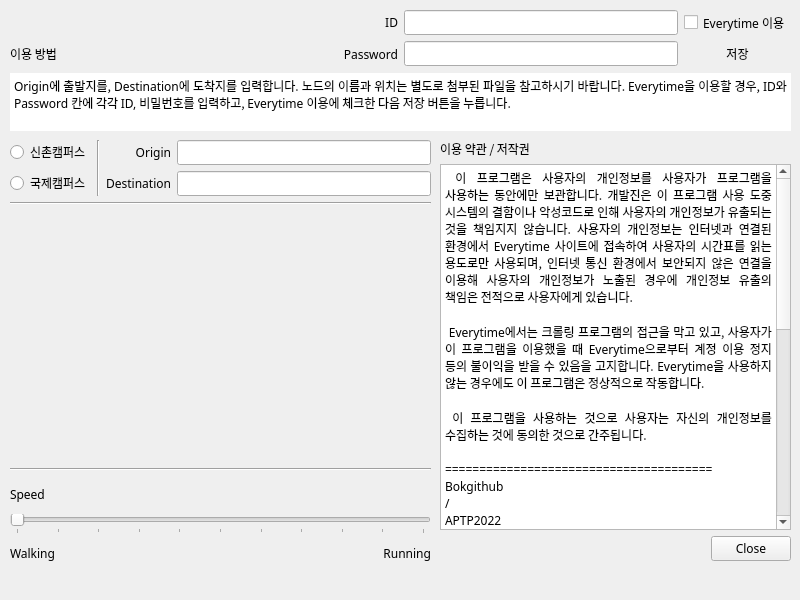
<?xml version="1.0" encoding="UTF-8"?>
<ui version="4.0">
 <class>SPY</class>
 <widget class="QMainWindow" name="SPY">
  <property name="geometry">
   <rect>
    <x>0</x>
    <y>0</y>
    <width>800</width>
    <height>600</height>
   </rect>
  </property>
  <property name="minimumSize">
   <size>
    <width>800</width>
    <height>600</height>
   </size>
  </property>
  <property name="maximumSize">
   <size>
    <width>800</width>
    <height>600</height>
   </size>
  </property>
  <property name="windowTitle">
   <string>MainWindow</string>
  </property>
  <widget class="QWidget" name="centralwidget">
   <widget class="QWidget" name="gridLayoutWidget_3">
    <property name="geometry">
     <rect>
      <x>10</x>
      <y>10</y>
      <width>781</width>
      <height>121</height>
     </rect>
    </property>
    <layout class="QGridLayout" name="gridLayout_4">
     <item row="2" column="4">
      <widget class="QCheckBox" name="checkBox">
       <property name="sizePolicy">
        <sizepolicy hsizetype="Minimum" vsizetype="Minimum">
         <horstretch>0</horstretch>
         <verstretch>0</verstretch>
        </sizepolicy>
       </property>
       <property name="font">
        <font>
         <family>AppleSDGothicNeoR00</family>
        </font>
       </property>
       <property name="text">
        <string>Everytime 이용</string>
       </property>
      </widget>
     </item>
     <item row="3" column="3">
      <widget class="QLineEdit" name="lineEdit_2">
       <property name="font">
        <font>
         <family>AppleSDGothicNeoR00</family>
        </font>
       </property>
       <property name="maxLength">
        <number>50</number>
       </property>
       <property name="echoMode">
        <enum>QLineEdit::Password</enum>
       </property>
      </widget>
     </item>
     <item row="3" column="4">
      <widget class="QPushButton" name="pushButton">
       <property name="font">
        <font>
         <family>AppleSDGothicNeoR00</family>
        </font>
       </property>
       <property name="text">
        <string>저장</string>
       </property>
       <property name="flat">
        <bool>true</bool>
       </property>
      </widget>
     </item>
     <item row="2" column="2">
      <widget class="QLabel" name="label_4">
       <property name="font">
        <font>
         <family>AppleSDGothicNeoR00</family>
        </font>
       </property>
       <property name="text">
        <string>ID</string>
       </property>
       <property name="alignment">
        <set>Qt::AlignRight|Qt::AlignTrailing|Qt::AlignVCenter</set>
       </property>
      </widget>
     </item>
     <item row="2" column="1" rowspan="2">
      <spacer name="horizontalSpacer">
       <property name="orientation">
        <enum>Qt::Horizontal</enum>
       </property>
       <property name="sizeHint" stdset="0">
        <size>
         <width>40</width>
         <height>20</height>
        </size>
       </property>
      </spacer>
     </item>
     <item row="3" column="2">
      <widget class="QLabel" name="label_5">
       <property name="font">
        <font>
         <family>AppleSDGothicNeoR00</family>
        </font>
       </property>
       <property name="text">
        <string>Password</string>
       </property>
       <property name="alignment">
        <set>Qt::AlignRight|Qt::AlignTrailing|Qt::AlignVCenter</set>
       </property>
      </widget>
     </item>
     <item row="2" column="3">
      <widget class="QLineEdit" name="lineEdit">
       <property name="font">
        <font>
         <family>AppleSDGothicNeoL00</family>
        </font>
       </property>
       <property name="maxLength">
        <number>50</number>
       </property>
       <property name="frame">
        <bool>true</bool>
       </property>
       <property name="dragEnabled">
        <bool>false</bool>
       </property>
       <property name="readOnly">
        <bool>false</bool>
       </property>
      </widget>
     </item>
     <item row="3" column="0">
      <widget class="QLabel" name="label_7">
       <property name="font">
        <font>
         <family>AppleSDGothicNeoR00</family>
        </font>
       </property>
       <property name="text">
        <string>이용 방법</string>
       </property>
       <property name="alignment">
        <set>Qt::AlignCenter</set>
       </property>
      </widget>
     </item>
     <item row="4" column="0" colspan="5">
      <widget class="QTextEdit" name="textEdit_2">
       <property name="font">
        <font>
         <family>AppleSDGothicNeoR00</family>
        </font>
       </property>
       <property name="frameShape">
        <enum>QFrame::NoFrame</enum>
       </property>
       <property name="readOnly">
        <bool>true</bool>
       </property>
       <property name="html">
        <string>&lt;!DOCTYPE HTML PUBLIC &quot;-//W3C//DTD HTML 4.0//EN&quot; &quot;http://www.w3.org/TR/REC-html40/strict.dtd&quot;&gt;
&lt;html&gt;&lt;head&gt;&lt;meta name=&quot;qrichtext&quot; content=&quot;1&quot; /&gt;&lt;style type=&quot;text/css&quot;&gt;
p, li { white-space: pre-wrap; }
&lt;/style&gt;&lt;/head&gt;&lt;body style=&quot; font-family:'AppleSDGothicNeoR00'; font-size:9pt; font-weight:400; font-style:normal;&quot;&gt;
&lt;p align=&quot;justify&quot; style=&quot; margin-top:0px; margin-bottom:0px; margin-left:0px; margin-right:0px; -qt-block-indent:0; text-indent:0px;&quot;&gt;Origin에 출발지를, Destination에 도착지를 입력합니다. 노드의 이름과 위치는 별도로 첨부된 파일을 참고하시기 바랍니다. Everytime을 이용할 경우, ID와 Password 칸에 각각 ID, 비밀번호를 입력하고, Everytime 이용에 체크한 다음 저장 버튼을 누릅니다.&lt;/p&gt;&lt;/body&gt;&lt;/html&gt;</string>
       </property>
      </widget>
     </item>
    </layout>
   </widget>
   <widget class="QWidget" name="gridLayoutWidget_2">
    <property name="geometry">
     <rect>
      <x>440</x>
      <y>140</y>
      <width>351</width>
      <height>421</height>
     </rect>
    </property>
    <layout class="QGridLayout" name="gridLayout_2">
     <item row="2" column="0">
      <spacer name="horizontalSpacer_2">
       <property name="orientation">
        <enum>Qt::Horizontal</enum>
       </property>
       <property name="sizeHint" stdset="0">
        <size>
         <width>40</width>
         <height>20</height>
        </size>
       </property>
      </spacer>
     </item>
     <item row="0" column="0" colspan="2">
      <widget class="QLabel" name="label_6">
       <property name="font">
        <font>
         <family>AppleSDGothicNeoB00</family>
        </font>
       </property>
       <property name="text">
        <string>이용 약관 / 저작권</string>
       </property>
      </widget>
     </item>
     <item row="1" column="0" colspan="2">
      <widget class="QTextEdit" name="textEdit">
       <property name="font">
        <font>
         <family>AppleSDGothicNeoR00</family>
        </font>
       </property>
       <property name="readOnly">
        <bool>true</bool>
       </property>
       <property name="html">
        <string>&lt;!DOCTYPE HTML PUBLIC &quot;-//W3C//DTD HTML 4.0//EN&quot; &quot;http://www.w3.org/TR/REC-html40/strict.dtd&quot;&gt;
&lt;html&gt;&lt;head&gt;&lt;meta name=&quot;qrichtext&quot; content=&quot;1&quot; /&gt;&lt;style type=&quot;text/css&quot;&gt;
p, li { white-space: pre-wrap; }
&lt;/style&gt;&lt;/head&gt;&lt;body style=&quot; font-family:'AppleSDGothicNeoR00'; font-size:9pt; font-weight:400; font-style:normal;&quot;&gt;
&lt;p align=&quot;justify&quot; style=&quot; margin-top:0px; margin-bottom:0px; margin-left:0px; margin-right:0px; -qt-block-indent:0; text-indent:0px;&quot;&gt; 이 프로그램은 사용자의 개인정보를 사용자가 프로그램을 사용하는 동안에만 보관합니다. 개발진은 이 프로그램 사용 도중 시스템의 결함이나 악성코드로 인해 사용자의 개인정보가 유출되는 것을 책임지지 않습니다. 사용자의 개인정보는 인터넷과 연결된 환경에서 Everytime 사이트에 접속하여 사용자의 시간표를 읽는 용도로만 사용되며, 인터넷 통신 환경에서 보안되지 않은 연결을 이용해 사용자의 개인정보가 노출된 경우에 개인정보 유출의 책임은 전적으로 사용자에게 있습니다.&lt;/p&gt;
&lt;p align=&quot;justify&quot; style=&quot;-qt-paragraph-type:empty; margin-top:0px; margin-bottom:0px; margin-left:0px; margin-right:0px; -qt-block-indent:0; text-indent:0px;&quot;&gt;&lt;br /&gt;&lt;/p&gt;
&lt;p align=&quot;justify&quot; style=&quot; margin-top:0px; margin-bottom:0px; margin-left:0px; margin-right:0px; -qt-block-indent:0; text-indent:0px;&quot;&gt; Everytime에서는 크롤링 프로그램의 접근을 막고 있고, 사용자가 이 프로그램을 이용했을 때 Everytime으로부터 계정 이용 정지 등의 불이익을 받을 수 있음을 고지합니다. Everytime을 사용하지 않는 경우에도 이 프로그램은 정상적으로 작동합니다.&lt;/p&gt;
&lt;p align=&quot;justify&quot; style=&quot;-qt-paragraph-type:empty; margin-top:0px; margin-bottom:0px; margin-left:0px; margin-right:0px; -qt-block-indent:0; text-indent:0px;&quot;&gt;&lt;br /&gt;&lt;/p&gt;
&lt;p align=&quot;justify&quot; style=&quot; margin-top:0px; margin-bottom:0px; margin-left:0px; margin-right:0px; -qt-block-indent:0; text-indent:0px;&quot;&gt; 이 프로그램을 사용하는 것으로 사용자는 자신의 개인정보를 수집하는 것에 동의한 것으로 간주됩니다.&lt;/p&gt;
&lt;p align=&quot;justify&quot; style=&quot;-qt-paragraph-type:empty; margin-top:0px; margin-bottom:0px; margin-left:0px; margin-right:0px; -qt-block-indent:0; text-indent:0px;&quot;&gt;&lt;br /&gt;&lt;/p&gt;
&lt;p align=&quot;justify&quot; style=&quot; margin-top:0px; margin-bottom:0px; margin-left:0px; margin-right:0px; -qt-block-indent:0; text-indent:0px;&quot;&gt;=======================================&lt;/p&gt;
&lt;p style=&quot; margin-top:0px; margin-bottom:0px; margin-left:0px; margin-right:0px; -qt-block-indent:0; text-indent:0px;&quot;&gt;Bokgithub&lt;/p&gt;
&lt;p style=&quot; margin-top:0px; margin-bottom:0px; margin-left:0px; margin-right:0px; -qt-block-indent:0; text-indent:0px;&quot;&gt;/&lt;/p&gt;
&lt;p style=&quot; margin-top:0px; margin-bottom:0px; margin-left:0px; margin-right:0px; -qt-block-indent:0; text-indent:0px;&quot;&gt;APTP2022&lt;/p&gt;
&lt;p style=&quot; margin-top:0px; margin-bottom:0px; margin-left:0px; margin-right:0px; -qt-block-indent:0; text-indent:0px;&quot;&gt;=======================================&lt;/p&gt;
&lt;p style=&quot; margin-top:0px; margin-bottom:0px; margin-left:0px; margin-right:0px; -qt-block-indent:0; text-indent:0px;&quot;&gt;Copyright (c) 2022 {팀명}&lt;/p&gt;
&lt;p style=&quot;-qt-paragraph-type:empty; margin-top:0px; margin-bottom:0px; margin-left:0px; margin-right:0px; -qt-block-indent:0; text-indent:0px;&quot;&gt;&lt;br /&gt;&lt;/p&gt;
&lt;p style=&quot; margin-top:0px; margin-bottom:0px; margin-left:0px; margin-right:0px; -qt-block-indent:0; text-indent:0px;&quot;&gt;Permission is hereby granted, free of charge, to any person obtaining a copy of this software and associated documentation files (the &amp;quot;Software&amp;quot;), to deal in the Software without restriction, including without limitation the rights to use, copy, modify, merge, publish, distribute, sublicense, and/or sell copies of the Software, and to permit persons to whom the Software is furnished to do so, subject to the following conditions:&lt;/p&gt;
&lt;p style=&quot;-qt-paragraph-type:empty; margin-top:0px; margin-bottom:0px; margin-left:0px; margin-right:0px; -qt-block-indent:0; text-indent:0px;&quot;&gt;&lt;br /&gt;&lt;/p&gt;
&lt;p style=&quot; margin-top:0px; margin-bottom:0px; margin-left:0px; margin-right:0px; -qt-block-indent:0; text-indent:0px;&quot;&gt;The above copyright notice and this permission notice shall be included in all copies or substantial portions of the Software. &lt;/p&gt;
&lt;p style=&quot;-qt-paragraph-type:empty; margin-top:0px; margin-bottom:0px; margin-left:0px; margin-right:0px; -qt-block-indent:0; text-indent:0px;&quot;&gt;&lt;br /&gt;&lt;/p&gt;
&lt;p style=&quot; margin-top:0px; margin-bottom:0px; margin-left:0px; margin-right:0px; -qt-block-indent:0; text-indent:0px;&quot;&gt;THE SOFTWARE IS PROVIDED &amp;quot;AS IS&amp;quot;, WITHOUT WARRANTY OF ANY KIND, EXPRESS OR IMPLIED, INCLUDING BUT NOT LIMITED TO THE WARRANTIES OF MERCHANTABILITY, FITNESS FOR A PARTICULAR PURPOSE AND NONINFRINGEMENT. IN NO EVENT SHALL THE AUTHORS OR COPYRIGHT HOLDERS BE LIABLE FOR ANY CLAIM, DAMAGES OR OTHER LIABILITY, WHETHER IN AN ACTION OF CONTRACT, TORT OR OTHERWISE, ARISING FROM, OUT OF OR IN CONNECTION WITH THE SOFTWARE OR THE USE OR OTHER DEALINGS IN THE SOFTWARE.&lt;/p&gt;
&lt;p style=&quot;-qt-paragraph-type:empty; margin-top:0px; margin-bottom:0px; margin-left:0px; margin-right:0px; -qt-block-indent:0; text-indent:0px;&quot;&gt;&lt;br /&gt;&lt;/p&gt;&lt;/body&gt;&lt;/html&gt;</string>
       </property>
      </widget>
     </item>
     <item row="2" column="1">
      <widget class="QDialogButtonBox" name="buttonBox">
       <property name="font">
        <font>
         <family>AppleSDGothicNeoR00</family>
        </font>
       </property>
       <property name="standardButtons">
        <set>QDialogButtonBox::Close</set>
       </property>
      </widget>
     </item>
    </layout>
   </widget>
   <widget class="QWidget" name="gridLayoutWidget">
    <property name="geometry">
     <rect>
      <x>10</x>
      <y>480</y>
      <width>421</width>
      <height>87</height>
     </rect>
    </property>
    <layout class="QGridLayout" name="gridLayout">
     <item row="1" column="0" colspan="2">
      <widget class="QSlider" name="Speed">
       <property name="cursor">
        <cursorShape>SizeHorCursor</cursorShape>
       </property>
       <property name="acceptDrops">
        <bool>false</bool>
       </property>
       <property name="autoFillBackground">
        <bool>false</bool>
       </property>
       <property name="maximum">
        <number>10</number>
       </property>
       <property name="pageStep">
        <number>3</number>
       </property>
       <property name="orientation">
        <enum>Qt::Horizontal</enum>
       </property>
       <property name="invertedAppearance">
        <bool>false</bool>
       </property>
       <property name="invertedControls">
        <bool>false</bool>
       </property>
       <property name="tickPosition">
        <enum>QSlider::TicksBelow</enum>
       </property>
      </widget>
     </item>
     <item row="2" column="0">
      <widget class="QLabel" name="label">
       <property name="font">
        <font>
         <family>AppleSDGothicNeoR00</family>
        </font>
       </property>
       <property name="text">
        <string>Walking</string>
       </property>
      </widget>
     </item>
     <item row="0" column="0" colspan="2">
      <widget class="QLabel" name="label_2">
       <property name="font">
        <font>
         <family>AppleSDGothicNeoB00</family>
        </font>
       </property>
       <property name="text">
        <string>Speed</string>
       </property>
       <property name="alignment">
        <set>Qt::AlignLeading|Qt::AlignLeft|Qt::AlignVCenter</set>
       </property>
      </widget>
     </item>
     <item row="2" column="1">
      <widget class="QLabel" name="label_3">
       <property name="font">
        <font>
         <family>AppleSDGothicNeoR00</family>
        </font>
       </property>
       <property name="text">
        <string>Running</string>
       </property>
       <property name="alignment">
        <set>Qt::AlignRight|Qt::AlignTrailing|Qt::AlignVCenter</set>
       </property>
      </widget>
     </item>
    </layout>
   </widget>
   <widget class="QWidget" name="gridLayoutWidget_4">
    <property name="geometry">
     <rect>
      <x>10</x>
      <y>140</y>
      <width>421</width>
      <height>331</height>
     </rect>
    </property>
    <layout class="QGridLayout" name="positionchoose">
     <item row="1" column="3">
      <widget class="QLineEdit" name="lineEdit_4">
       <property name="font">
        <font>
         <family>AppleSDGothicNeoR00</family>
        </font>
       </property>
      </widget>
     </item>
     <item row="1" column="2">
      <widget class="QLabel" name="label_26">
       <property name="font">
        <font>
         <family>AppleSDGothicNeoR00</family>
        </font>
       </property>
       <property name="text">
        <string>Destination</string>
       </property>
       <property name="alignment">
        <set>Qt::AlignRight|Qt::AlignTrailing|Qt::AlignVCenter</set>
       </property>
      </widget>
     </item>
     <item row="0" column="0">
      <widget class="QRadioButton" name="radioButton">
       <property name="font">
        <font>
         <family>AppleSDGothicNeoR00</family>
        </font>
       </property>
       <property name="text">
        <string>신촌캠퍼스</string>
       </property>
      </widget>
     </item>
     <item row="0" column="2">
      <widget class="QLabel" name="label_25">
       <property name="font">
        <font>
         <family>AppleSDGothicNeoR00</family>
        </font>
       </property>
       <property name="text">
        <string>Origin</string>
       </property>
       <property name="alignment">
        <set>Qt::AlignRight|Qt::AlignTrailing|Qt::AlignVCenter</set>
       </property>
      </widget>
     </item>
     <item row="3" column="0" colspan="4">
      <spacer name="verticalSpacer_2">
       <property name="orientation">
        <enum>Qt::Vertical</enum>
       </property>
       <property name="sizeHint" stdset="0">
        <size>
         <width>20</width>
         <height>40</height>
        </size>
       </property>
      </spacer>
     </item>
     <item row="0" column="3">
      <widget class="QLineEdit" name="lineEdit_3">
       <property name="font">
        <font>
         <family>AppleSDGothicNeoR00</family>
        </font>
       </property>
      </widget>
     </item>
     <item row="2" column="0" colspan="4">
      <widget class="Line" name="line_4">
       <property name="orientation">
        <enum>Qt::Horizontal</enum>
       </property>
      </widget>
     </item>
     <item row="1" column="0">
      <widget class="QRadioButton" name="radioButton_2">
       <property name="font">
        <font>
         <family>AppleSDGothicNeoR00</family>
        </font>
       </property>
       <property name="text">
        <string>국제캠퍼스</string>
       </property>
      </widget>
     </item>
     <item row="0" column="1" rowspan="2">
      <widget class="Line" name="line">
       <property name="orientation">
        <enum>Qt::Vertical</enum>
       </property>
      </widget>
     </item>
     <item row="4" column="0" colspan="4">
      <widget class="Line" name="line_3">
       <property name="orientation">
        <enum>Qt::Horizontal</enum>
       </property>
      </widget>
     </item>
    </layout>
   </widget>
  </widget>
  <widget class="QMenuBar" name="menubar">
   <property name="geometry">
    <rect>
     <x>0</x>
     <y>0</y>
     <width>800</width>
     <height>26</height>
    </rect>
   </property>
  </widget>
 </widget>
 <resources/>
 <connections/>
</ui>
